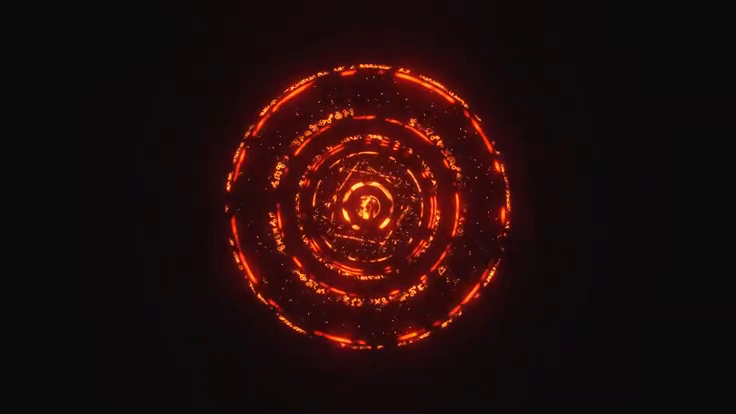
#> input picture frame 50 of Hoc_OpenCV/HandTracker/assets/Dr.Strange/dr.strange.mp4, 736 x 414 px, given in place of video.mp4, which was not available
$ python ve_tren_webcam.py
#> lines starting #> are read from the running program, lines starting #| are printed output that depends on the picture
import cv2

cap = cv2.VideoCapture("video.mp4")

while True:
    ret,frame = cap.read()
#> frame is the input picture: shape (414, 736, 3); mean B, G, R 11.3, 12.4, 33.2
    width = int(cap.get(3))
    height = int(cap.get(4))

    # code ve line
    '''
    cv.rectangle(frame, (0,0), (width,height), (0,255,0), 0)
    - frame - anh hoac khung hinh video dau vao
    - (0,0) - toa do goc ben trai - diem ket thuc
    - (widght, height) - toa do goc duoi ben trai
    - (0,255,0) - mau xanh la cay
    - 0 - de day cua net ve
    '''

    #ve line
    img=cv2.line(frame, (0,0), (width,height), (0,0,0), 5)
    img1=cv2.line(frame, (0,height), (width,0), (0,0,0), 5)
    img2 = cv2.circle(frame,(width//2,height//2), 50, (0,0,0),5)
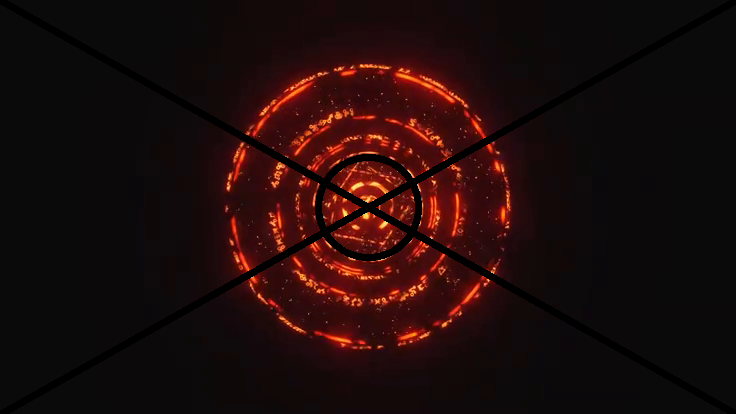
#> img2: shape (414, 736, 3); mean B, G, R 10.8, 11.6, 30.8
    #ve hinh chu nhat , neu do day la -1 thi ca hinh se co mau ma
    img = cv2.rectangle(frame, (100,100),(400,400),(0,255,0),-1)
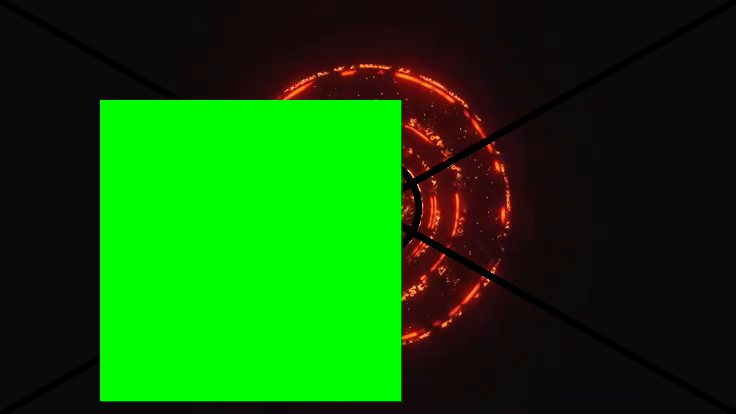
#> img: shape (414, 736, 3); mean B, G, R 7.2, 83.2, 16.6
    cv2.imshow("frame",frame)
    if cv2.waitKey(1) == ord('q'):
#> (key q is pressed here)
        break
cap.release()
cv2.destroyAllWindows()

$ run again, starting later in the video
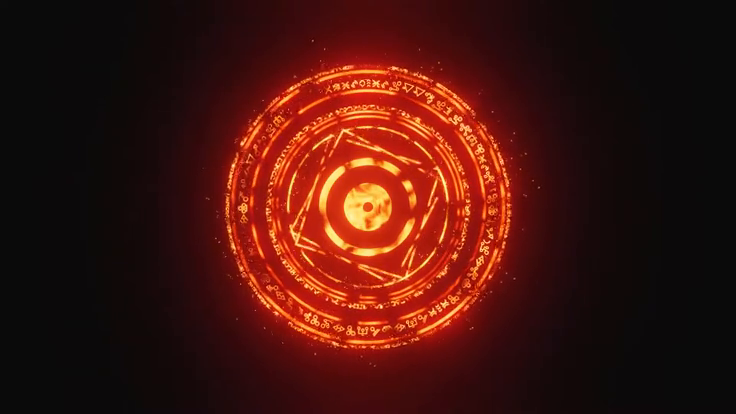
#> input picture frame 400 of Hoc_OpenCV/HandTracker/assets/Dr.Strange/dr.strange.mp4, 736 x 414 px, given in place of video.mp4, which was not available
#> frame is the input picture: shape (414, 736, 3); mean B, G, R 13.8, 21.1, 69.1
#> `img1=cv2.line(frame, (0,height), (width,0), (0,0,0), 5)`:
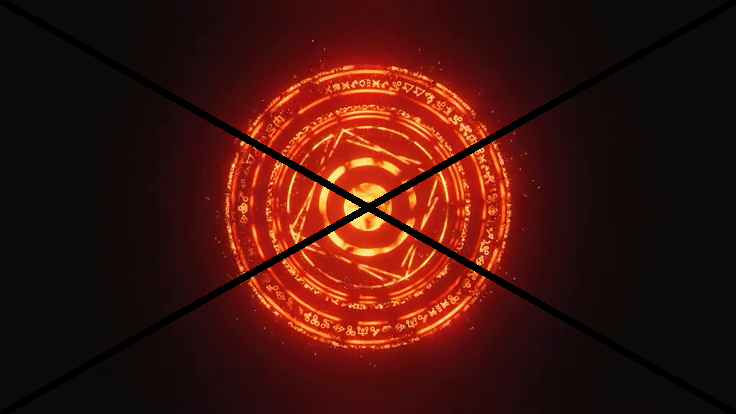
#> img1: shape (414, 736, 3); mean B, G, R 13.1, 19.8, 65.6
#> `img = cv2.rectangle(frame, (100,100),(400,400),(0,255,0),-1)`:
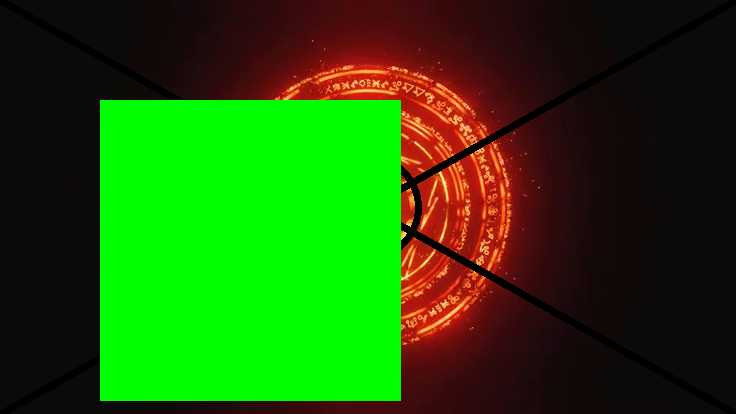
#> img: shape (414, 736, 3); mean B, G, R 8.2, 86.5, 34.1
